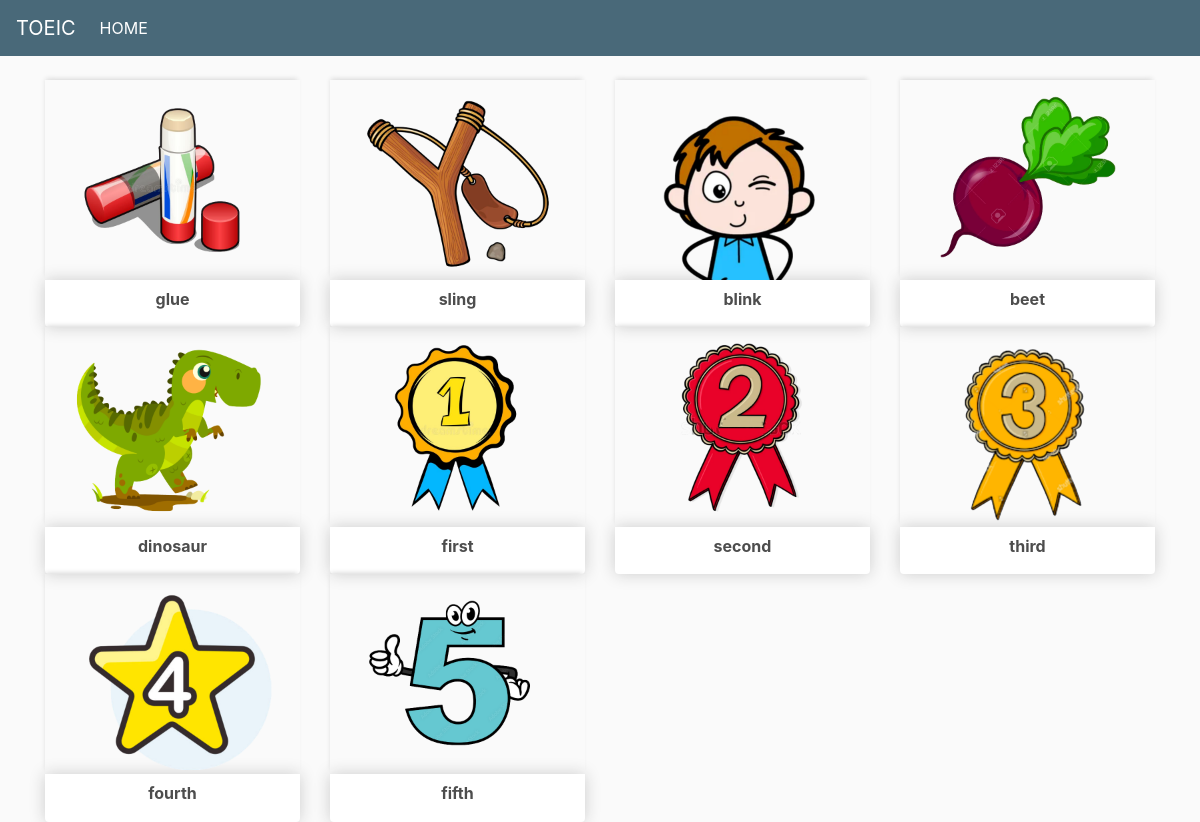
The page /main/3 on the database its author committed.
### fly/models.py (models this page shows, shortened)
class dblucy(models.Model):
    name = models.CharField(max_length=50,null=False)
    image = models.CharField(max_length=50, blank=True , default=' ')
    sound = models.CharField(max_length=100, blank=True , default=' ')
    bgcolor = models.CharField(max_length=50, blank=True , default=' ')
    textsize = models.CharField(max_length=50, blank=True , default=' ')
    type = models.CharField(max_length=50, blank=True , default=' ')
    status = models.CharField(max_length=50, blank=True , default=' ')
    data = models.CharField(max_length=200, blank=True , default=' ')

### fly/views_lucy.py (the view)
# urls.py: path('main/<str:pk>',views_lucy.week),
def week(request,pk):
    students = dblucy.objects.filter(type=pk)  #讀取資料表, 依 id 遞增排序
    return render(request,"main.html",locals())

### templates/main.html (shortened to what this page needs)
<!DOCTYPE html>
{% load static %}
<html>
<head>
	<link rel="stylesheet" href="https://stackpath.bootstrapcdn.com/bootstrap/4.4.1/css/bootstrap.min.css">
	<link rel="stylesheet" type="text/css" href="{% static 'css/main.css' %}">
</head>
<body>
	<nav class="navbar navbar-expand-lg navbar-dark bg-dark">
	  <a class="navbar-brand" href="/toeic/">TOEIC</a>
	  <div class="collapse navbar-collapse" id="navbarSupportedContent">
	    <ul class="navbar-nav mr-auto">
	      <li class="nav-item active">
	        <a class="nav-link" href="/main/">HOME <span class="sr-only">(current)</span></a>
	      </li>
	    </ul>
	  </div>
	</nav>
     <div class="container">
		<br>
		<div class="row">
			{% for product in students %}
			<div class="col-lg-3" >
				<a href="/lucy/{{product.name}}">
				<div class="thumbnail">
					<img src="/static/lucy/{{product.name}}.png" style="height:200px;width:auto ;display:block; margin:auto">
				</div>
				<div class="box-element product">
					<h6 style="text-align: center;"><strong>{{product.name}}</strong></h6>
				</div>
				</a>
			</div>
				{% endfor %}
		</div>
	</div>
</body>
</html>

### static/css/main.css (style rules this page uses)
body { background-color: hsl(0, 0%, 98%); }
h1,h2,h3,h4,h5,h6 { color:hsl(0, 0%, 30%); }
.box-element { box-shadow:hsl(0, 0%, 80%) 0 0 16px; background-color: #fff; border-radius: 4px; padding: 10px; }
.thumbnail { width: 100%; height: 200px; -webkit-box-shadow: -1px -3px 5px -2px rgba(214,214,214,1); -moz-box-shadow: -1px -3px 5px -2px rgba(214,214,214,1); box-shadow: -1px -3px 5px -2px rgba(214,214,214,1); }
.product { border-radius: 0 0 4px 4px; }
.bg-dark { background-color: #496979!important; }

### rows shown on the page
dblucy: name (picture), name "glue"
dblucy: name (picture), name "sling"
dblucy: name (picture), name "blink"
dblucy: name (picture), name "beet"
dblucy: name (picture), name "dinosaur"
dblucy: name (picture), name "first"
dblucy: name (picture), name "second"
dblucy: name (picture), name "third"
dblucy: name (picture), name "fourth"
dblucy: name (picture), name "fifth"
